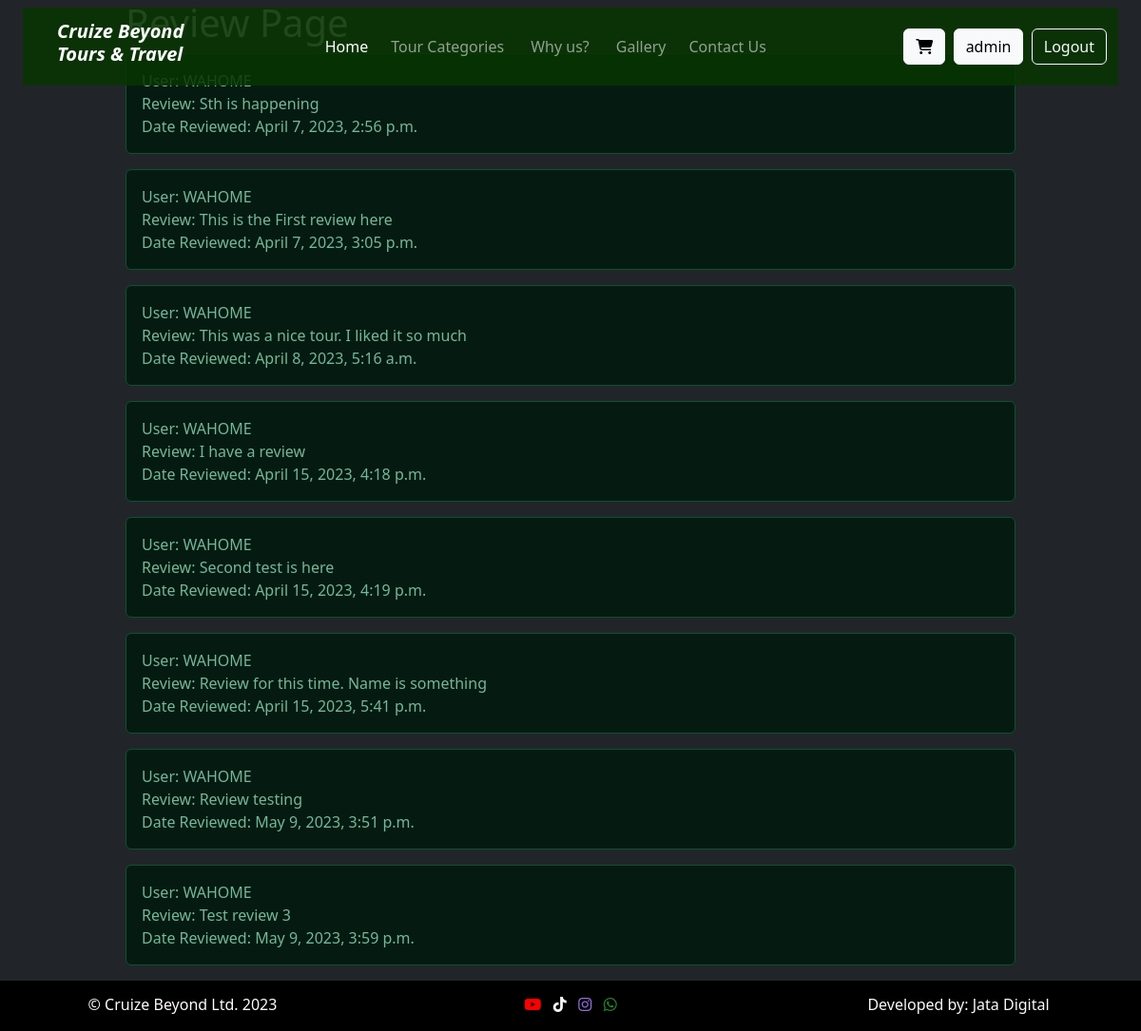
The page /review/2/ (signed in) on the database as committed earlier.
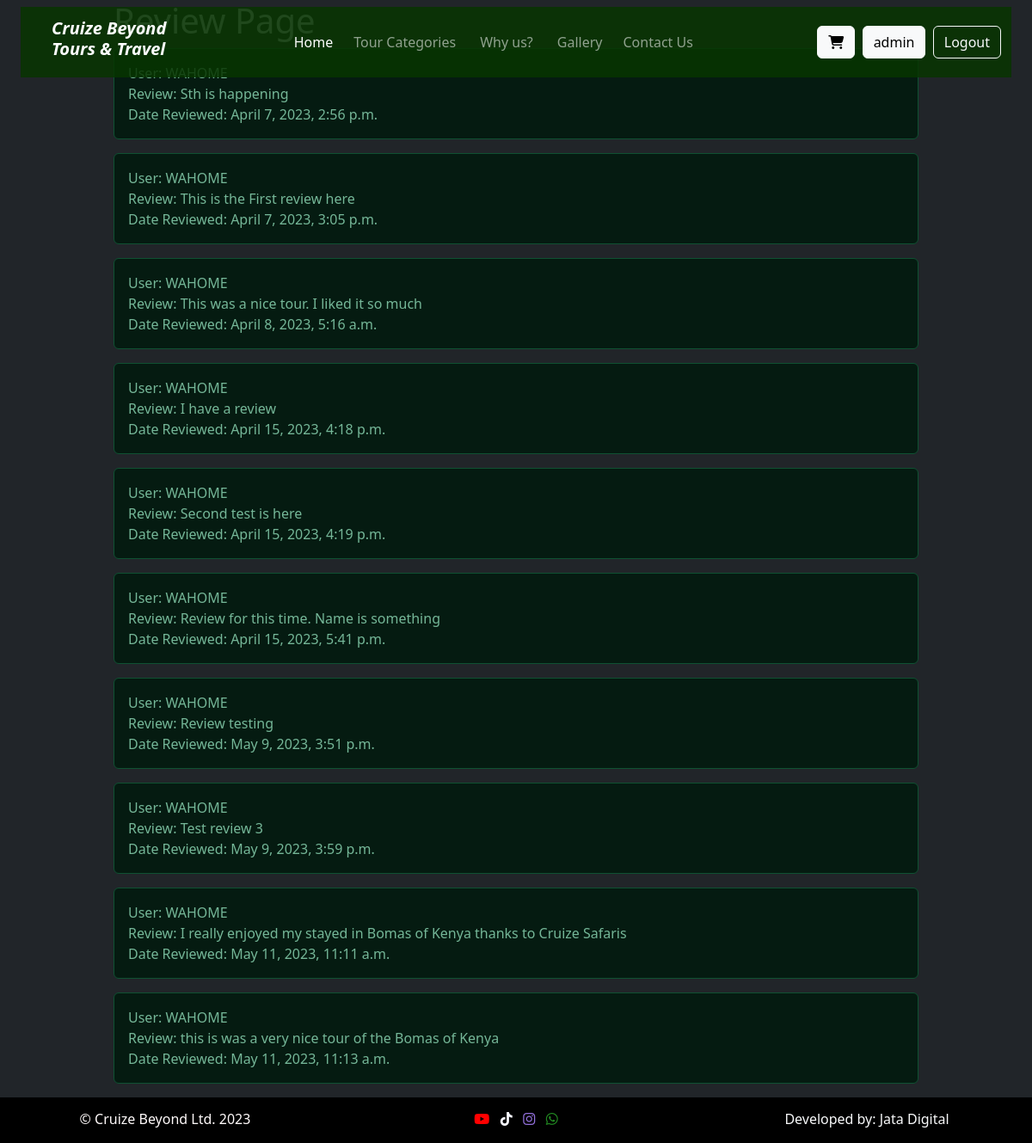
The same page on the database as committed later.
### base/models.py (models this page shows, shortened)
class Review(models.Model):
    user = models.ForeignKey(User, on_delete=models.CASCADE, related_name="review")
    tour = models.ForeignKey(Destination, null=True, on_delete=models.SET_NULL, related_name="tour_review")
    comment = models.TextField()
    uploaded_date = models.DateTimeField(auto_now=True)

class User(AbstractUser):
    email = models.EmailField(unique=True)
    USERNAME_FIELD = 'email'
    REQUIRED_FIELDS = ['username']
    def __str__(self):
        return self.username

### base/views.py (the view)
# urls.py: path("review/<str:pk>/", views.Review_tour, name="review"),
@login_required(login_url="signin")
def Review_tour(request, pk):
    tour = Destination.objects.get(id=pk)
    print("Toour: ", tour)
    tour_review = Review.objects.all
    if request.method == 'POST':
        user = request.user
        tour = tour
        comment = request.POST['comment']
        tour_review = Review.objects.create(user=user,tour=tour, comment=comment)
        tour_review.save()
        messages.success(request, ("Review sent successfully"))
        return redirect(request.META.get('HTTP_REFERER', '/'))
    else:
        context = {
            "review" : tour_review
        }
        return render(request, "review.html", context)

### base/models.py (called while the page is built)
    def __str__(self):
        return self.name

### templates/review.html
{% extends 'header.html' %}
{% block content %}
<div class="container">
    <h1>Review Page</h1>
    {% for review in review%}
    <div class="alert alert-success" role="alert">
        User: {{review.user|upper}}<br>
        Review: {{review.comment}}<br>
        Date Reviewed: {{review.uploaded_date}}<br>
    </div>
    {% endfor %}
</div>
{% endblock content %}

Rows that differ between the two databases and show on the page:
added Review: user "WAHOME", comment "I really enjoyed my stayed in Bomas of Kenya thanks to Cruize Safaris", uploaded_date "May 11, 2023, 11:11 a.m."
added Review: user "WAHOME", comment "this is was a very nice tour of the Bomas of Kenya", uploaded_date "May 11, 2023, 11:13 a.m."
